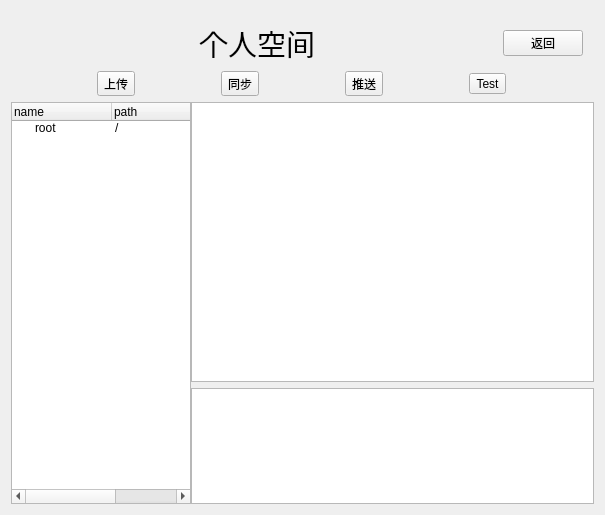
<?xml version="1.0" encoding="UTF-8"?>
<ui version="4.0">
 <class>MainPage</class>
 <widget class="QWidget" name="MainPage">
  <property name="geometry">
   <rect>
    <x>0</x>
    <y>0</y>
    <width>605</width>
    <height>515</height>
   </rect>
  </property>
  <property name="windowTitle">
   <string>Form</string>
  </property>
  <layout class="QVBoxLayout" name="verticalLayout_2">
   <item>
    <widget class="QWidget" name="widget_3" native="true">
     <property name="sizePolicy">
      <sizepolicy hsizetype="Preferred" vsizetype="Fixed">
       <horstretch>0</horstretch>
       <verstretch>0</verstretch>
      </sizepolicy>
     </property>
     <layout class="QHBoxLayout" name="horizontalLayout_2">
      <property name="leftMargin">
       <number>11</number>
      </property>
      <property name="topMargin">
       <number>11</number>
      </property>
      <property name="rightMargin">
       <number>11</number>
      </property>
      <property name="bottomMargin">
       <number>0</number>
      </property>
      <item>
       <widget class="QLabel" name="label">
        <property name="font">
         <font>
          <pointsize>22</pointsize>
         </font>
        </property>
        <property name="text">
         <string>个人空间</string>
        </property>
        <property name="alignment">
         <set>Qt::AlignCenter</set>
        </property>
       </widget>
      </item>
      <item>
       <spacer name="horizontalSpacer_2">
        <property name="orientation">
         <enum>Qt::Horizontal</enum>
        </property>
        <property name="sizeType">
         <enum>QSizePolicy::Fixed</enum>
        </property>
        <property name="sizeHint" stdset="0">
         <size>
          <width>5</width>
          <height>20</height>
         </size>
        </property>
       </spacer>
      </item>
      <item>
       <widget class="QPushButton" name="pushButton">
        <property name="sizePolicy">
         <sizepolicy hsizetype="Fixed" vsizetype="Fixed">
          <horstretch>0</horstretch>
          <verstretch>0</verstretch>
         </sizepolicy>
        </property>
        <property name="text">
         <string>返回</string>
        </property>
       </widget>
      </item>
     </layout>
    </widget>
   </item>
   <item>
    <widget class="QWidget" name="widget_4" native="true">
     <property name="sizePolicy">
      <sizepolicy hsizetype="Expanding" vsizetype="Fixed">
       <horstretch>0</horstretch>
       <verstretch>0</verstretch>
      </sizepolicy>
     </property>
     <layout class="QHBoxLayout" name="horizontalLayout_3">
      <property name="spacing">
       <number>0</number>
      </property>
      <property name="leftMargin">
       <number>0</number>
      </property>
      <property name="topMargin">
       <number>0</number>
      </property>
      <property name="rightMargin">
       <number>0</number>
      </property>
      <property name="bottomMargin">
       <number>0</number>
      </property>
      <item>
       <widget class="QToolButton" name="toolButton">
        <property name="text">
         <string>上传</string>
        </property>
       </widget>
      </item>
      <item>
       <widget class="QToolButton" name="toolButton_4">
        <property name="text">
         <string>同步</string>
        </property>
       </widget>
      </item>
      <item>
       <widget class="QToolButton" name="toolButton_2">
        <property name="text">
         <string>推送</string>
        </property>
       </widget>
      </item>
      <item>
       <widget class="QToolButton" name="toolButton_3">
        <property name="text">
         <string>Test</string>
        </property>
       </widget>
      </item>
     </layout>
    </widget>
   </item>
   <item>
    <widget class="QWidget" name="widget_2" native="true">
     <property name="sizePolicy">
      <sizepolicy hsizetype="Preferred" vsizetype="Preferred">
       <horstretch>0</horstretch>
       <verstretch>0</verstretch>
      </sizepolicy>
     </property>
     <layout class="QHBoxLayout" name="horizontalLayout" stretch="4,10">
      <property name="spacing">
       <number>0</number>
      </property>
      <property name="sizeConstraint">
       <enum>QLayout::SetDefaultConstraint</enum>
      </property>
      <property name="leftMargin">
       <number>0</number>
      </property>
      <property name="topMargin">
       <number>0</number>
      </property>
      <property name="rightMargin">
       <number>0</number>
      </property>
      <property name="bottomMargin">
       <number>0</number>
      </property>
      <item>
       <widget class="QTreeWidget" name="treeWidget">
        <property name="sizePolicy">
         <sizepolicy hsizetype="Expanding" vsizetype="Expanding">
          <horstretch>0</horstretch>
          <verstretch>0</verstretch>
         </sizepolicy>
        </property>
        <property name="minimumSize">
         <size>
          <width>180</width>
          <height>0</height>
         </size>
        </property>
        <property name="maximumSize">
         <size>
          <width>1000</width>
          <height>16777215</height>
         </size>
        </property>
        <column>
         <property name="text">
          <string>name</string>
         </property>
        </column>
        <column>
         <property name="text">
          <string>path</string>
         </property>
        </column>
        <column>
         <property name="text">
          <string>size</string>
         </property>
        </column>
        <item>
         <property name="text">
          <string>root</string>
         </property>
         <property name="text">
          <string>/</string>
         </property>
         <property name="text">
          <string>0</string>
         </property>
        </item>
       </widget>
      </item>
      <item>
       <widget class="QWidget" name="widget" native="true">
        <layout class="QVBoxLayout" name="verticalLayout">
         <property name="leftMargin">
          <number>0</number>
         </property>
         <property name="topMargin">
          <number>0</number>
         </property>
         <property name="rightMargin">
          <number>0</number>
         </property>
         <property name="bottomMargin">
          <number>0</number>
         </property>
         <item>
          <widget class="QPlainTextEdit" name="plainTextEdit">
           <property name="minimumSize">
            <size>
             <width>360</width>
             <height>280</height>
            </size>
           </property>
          </widget>
         </item>
         <item>
          <widget class="QPlainTextEdit" name="plainTextEdit_2">
           <property name="sizePolicy">
            <sizepolicy hsizetype="Expanding" vsizetype="Preferred">
             <horstretch>0</horstretch>
             <verstretch>0</verstretch>
            </sizepolicy>
           </property>
           <property name="minimumSize">
            <size>
             <width>0</width>
             <height>100</height>
            </size>
           </property>
           <property name="maximumSize">
            <size>
             <width>16777215</width>
             <height>300</height>
            </size>
           </property>
          </widget>
         </item>
        </layout>
       </widget>
      </item>
     </layout>
    </widget>
   </item>
  </layout>
 </widget>
 <resources/>
 <connections/>
</ui>
